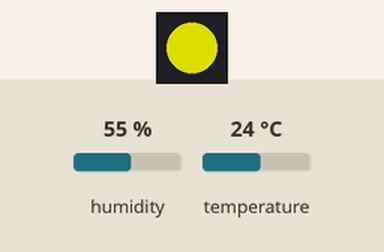
Simulated run of this sketch. Board: ESP32. Parts: 1 RGB LEDs in strip order, left to right. The inputs (shaded band) are chosen by the test bench; at power-on: temperature 24 °C, humidity 55 %. Dim RGB values are drawn brighter than linear; WiFi joins after 1.5 s; servers stay silent unless stated; the strip is taken to match the declared colour order; what the sketch prints to the serial monitor is not drawn.

Above: at 2.7 s.
2.8 s: temperature set to 12 °C
At 12.2 s:
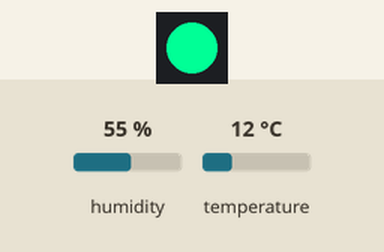
13.0 s: temperature set to 19 °C
At 21.9 s:
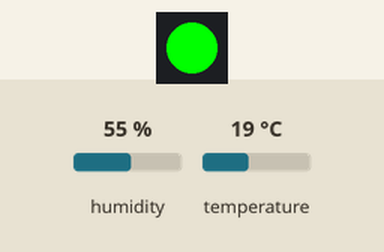
23.0 s: temperature set to 33 °C
At 32.7 s:
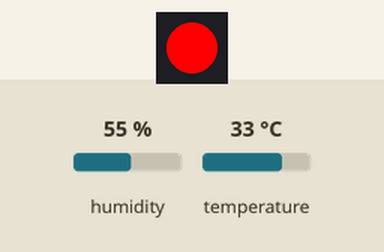
33.0 s: temperature set to 28 °C
At 42.4 s:
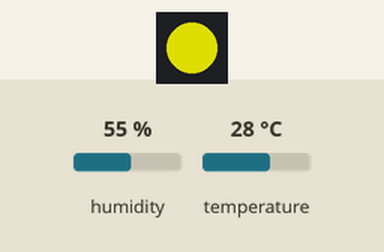
43.1 s: temperature set to 41 °C
At 52.1 s:
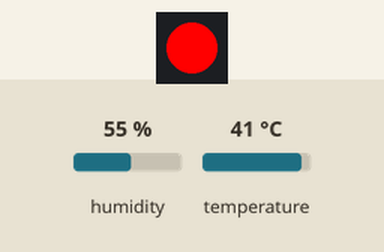
Timing chart, 0 to 53.6 s (numbered marks = the images above; inputs shaded):
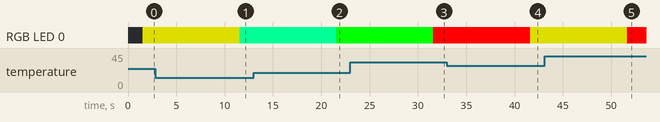

Measured:
- after the input at 2.8 s, RGB LED 0: RGB(150, 150, 0) → RGB(0, 255, 150) after 8.7 s
- after the input at 13.0 s, RGB LED 0: RGB(0, 255, 150) → RGB(0, 255, 0) after 8.6 s
- after the input at 23.0 s, RGB LED 0: RGB(0, 255, 0) → RGB(255, 0, 0) after 8.6 s
- after the input at 33.0 s, RGB LED 0: RGB(255, 0, 0) → RGB(150, 150, 0) after 8.6 s
- after the input at 43.1 s, RGB LED 0: RGB(150, 150, 0) → RGB(255, 0, 0) after 8.5 s

The sketch:

part2.ino
```cpp
#include <WiFi.h>
#include <Adafruit_NeoPixel.h>
#include <DHT.h>
#include <ArduinoJson.h>

  // put your setup code here, to run once:
  // --------------------------------------------------------------------------------------------
//        UPDATE CONFIGURATION TO MATCH YOUR ENVIRONMENT
// --------------------------------------------------------------------------------------------

// Add GPIO pins used to connect devices
#define RGB_PIN 5 // GPIO pin the data line of RGB LED is connected to
#define DHT_PIN 4 // GPIO pin the data line of the DHT sensor is connected to

// Specify DHT11 (Blue) or DHT22 (White) sensor
#define DHTTYPE DHT11
#define NEOPIXEL_TYPE NEO_RGB + NEO_KHZ800

// Temperatures to set LED by (assume temp in C)
#define ALARM_COLD 50.0
#define ALARM_HOT 90.0
#define WARN_COLD 60.0
#define WARN_HOT 75.0


// Add WiFi connection information
char ssid[] = "fau";  // your network SSID (name)
char pass[] = "";  // your network password


// --------------------------------------------------------------------------------------------
//        SHOULD NOT NEED TO CHANGE ANYTHING BELOW THIS LINE
// --------------------------------------------------------------------------------------------
Adafruit_NeoPixel pixel = Adafruit_NeoPixel(1, RGB_PIN, NEOPIXEL_TYPE);
DHT dht(DHT_PIN, DHTTYPE);

// variables to hold data
StaticJsonBuffer<100> jsonBuffer;
JsonObject& payload = jsonBuffer.createObject();
JsonObject& status = payload.createNestedObject("d");
static char msg[50];
float h = 0.0; // humidity
float t = 0.0; // temperature
unsigned char r = 0; // LED RED value
unsigned char g = 0; // LED Green value
unsigned char b = 0; // LED Blue value


void setup() {

// Start serial console
  Serial.begin(115200);
  Serial.setTimeout(2000);
  while (!Serial) { }
  Serial.println();
  Serial.println("ESP32S Sensor Application");

  // Start WiFi connection
  WiFi.mode(WIFI_STA);
  WiFi.begin(ssid, pass);
  while (WiFi.status() != WL_CONNECTED) {
    delay(500);
    Serial.print(".");
  }
  Serial.println("");
  Serial.println("WiFi Connected");

  // Start connected devices
  dht.begin();
  pixel.begin();

}

void loop() {
  // put your main code here, to run repeatedly:
  h = dht.readHumidity();
  //t = dht.readTemperature(); // uncomment this line for Celsius
  t = dht.readTemperature(true); // uncomment this line for Fahrenheit

  // Check if any reads failed and exit early (to try again).
  if (isnan(h) || isnan(t)) {
    Serial.println("Failed to read from DHT sensor!");
  } else {
    // Set RGB LED Colour based on temp
    b = (t < ALARM_COLD) ? 255 : ((t < WARN_COLD) ? 150 : 0);
    r = (t >= ALARM_HOT) ? 255 : ((t > WARN_HOT) ? 150 : 0);
    g = (t > ALARM_COLD) ? ((t <= WARN_HOT) ? 255 : ((t < ALARM_HOT) ? 150 : 0)) : 0;
    pixel.setPixelColor(0, r, g, b);
    pixel.show();

    // Print Message to console in JSON format
    status["temp"] = t;
    status["humidity"] = h;
    payload.printTo(msg, 50);
    Serial.println(msg);
  }
  delay(10000);
}
```
